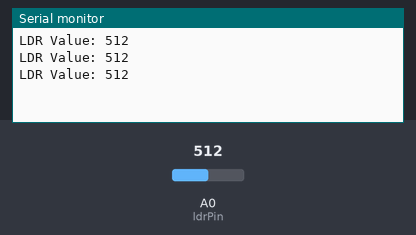
A sketch run on a simulated Arduino Uno, built with avr-gcc and run on an emulated ATmega328P. On the bench: the last lines printed to the serial monitor. Inputs (shaded band) come from the test bench; at power-on: A0 (ldrPin) = 512.

Above: at 1.3 s.
1.4 s: A0 (ldrPin) set to 716
At 1.9 s:
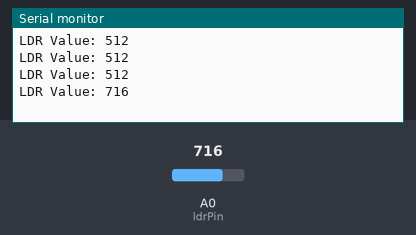
2.9 s: A0 (ldrPin) set to 900
At 3.4 s:
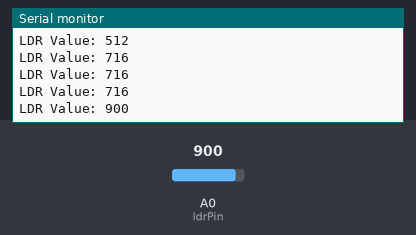
Timing chart, 0 to 5.9 s (numbered marks = the images above; inputs shaded):
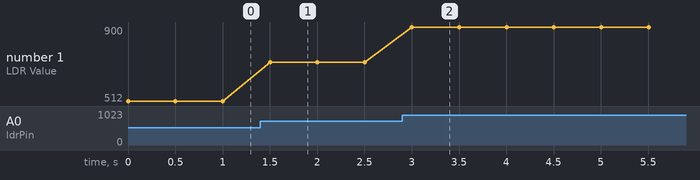

Measured:
- after the input at 1.4 s, the serial monitor: prints a new line after 0.10 s (image 1)
- after the input at 2.9 s, the serial monitor: prints a new line after 0.10 s (image 2)
- plotted number 1: 512 → 716 after the input at 1.4 s, 716 → 900 after the input at 2.9 s

The sketch:

LDR-check.ino
```cpp
int ldrPin = A0; // Analog pin connected to LDR
int ldrValue = 0; // Variable to store LDR reading

void setup() {
  Serial.begin(9600); // Start serial communication
}

void loop() {
  ldrValue = analogRead(ldrPin); // Read the value from LDR
  Serial.print("LDR Value: ");
  Serial.println(ldrValue); // Print the value to the Serial Monitor

  delay(500); // Delay for stability
}
```
